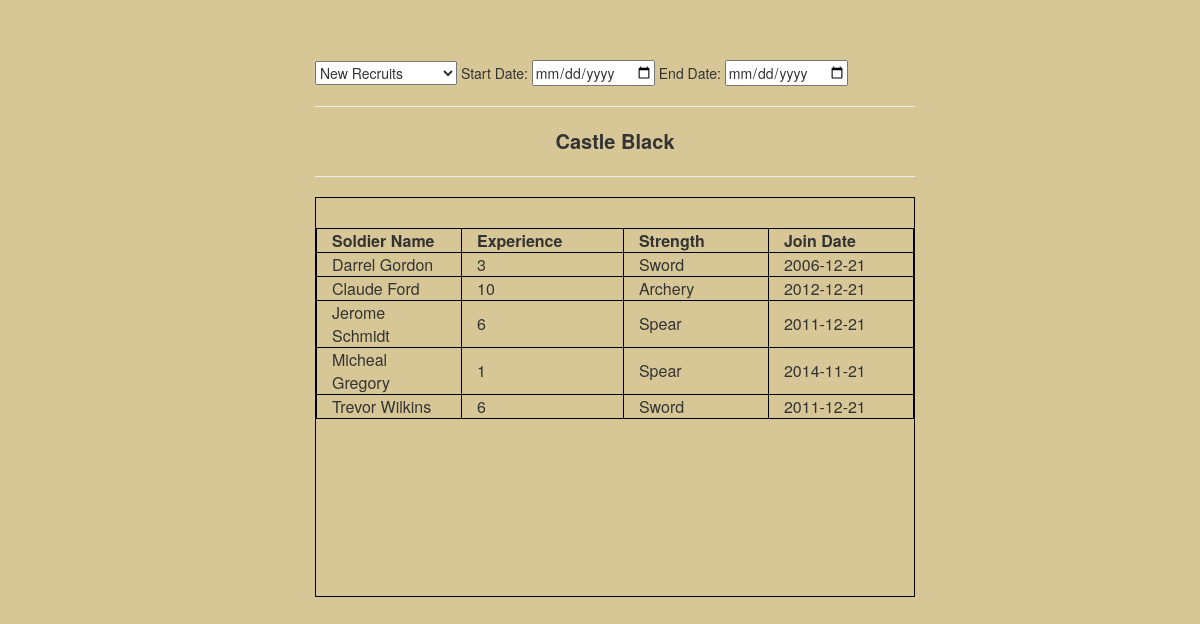
/dashboard/, run on the app's committed database.
### app/models.py (models this page shows, shortened)
class Soldiers(models.Model):
    name = models.CharField(max_length = 50)
    exp = models.IntegerField(max_length = 50)
    strength = models.CharField(max_length = 50)
    join_date = models.CharField(max_length = 50, default = '')

### app/views.py (the view)
# urls.py: url(r'^dashboard/$', dashboard, name='dashboard'),
def dashboard(request):
    p = Soldiers.objects.all()
    data = serializers.serialize('json', p)
    p = []
    data = json.loads(data)
    for d in data:
        p.append(d['fields'])
    return render_to_response('index.html', {"data": p })

### templates/index.html (shortened to what this page needs)
<html>
<link rel="stylesheet" href="http://maxcdn.bootstrapcdn.com/bootstrap/3.3.6/css/bootstrap.min.css">
<div class="container">
<div class="row" style="width:600px; margin-left:25%; margin-right:25%;">
<div class="" style="padding-top:10%;" >
 <select id="dropdown">
  <option value="0">New Recruits</option>
</select>
  Start Date:
  <input id="start_date" type="date" name="start_date">
  End Date:
  <input id="end_date" type="date" name="end_date">
</div>
<hr>
<div align="center" style="font-size:20px; font-weight:900"> Castle Black </div>
<hr>
<div id="table">
<table>
    <tr>
      <th class="col-md-2"> Soldier Name </th>
      <th class="col-md-2"> Experience </th>
      <th class="col-md-2"> Strength </th>
      <th class="col-md-2"> Join Date </th>
    </tr>
    {% for sold in data %}
    <tr>
      <td class="col-md-2">{{sold.name}}</td>
      <td class="col-md-2">{{sold.exp}} </td>
      <td class="col-md-2">{{sold.strength}}</td>
      <td class="col-md-2">{{sold.join_date}}</td>
    </tr>
    {% endfor %}
  </table>
</div>
</div>
</div>
</html>

### templates/index.html (style rules this page uses)
table, th, td { border: 1px solid black; }
#table { padding-top:5%; border: 1px solid black; height: 400px; }

### data on the page
Soldiers: name "Darrel Gordon", exp "3", strength "Sword", join_date "2006-12-21"
Soldiers: name "Claude Ford", exp "10", strength "Archery", join_date "2012-12-21"
Soldiers: name "Jerome Schmidt", exp "6", strength "Spear", join_date "2011-12-21"
Soldiers: name "Micheal Gregory", exp "1", strength "Spear", join_date "2014-11-21"
Soldiers: name "Trevor Wilkins", exp "6", strength "Sword", join_date "2011-12-21"
